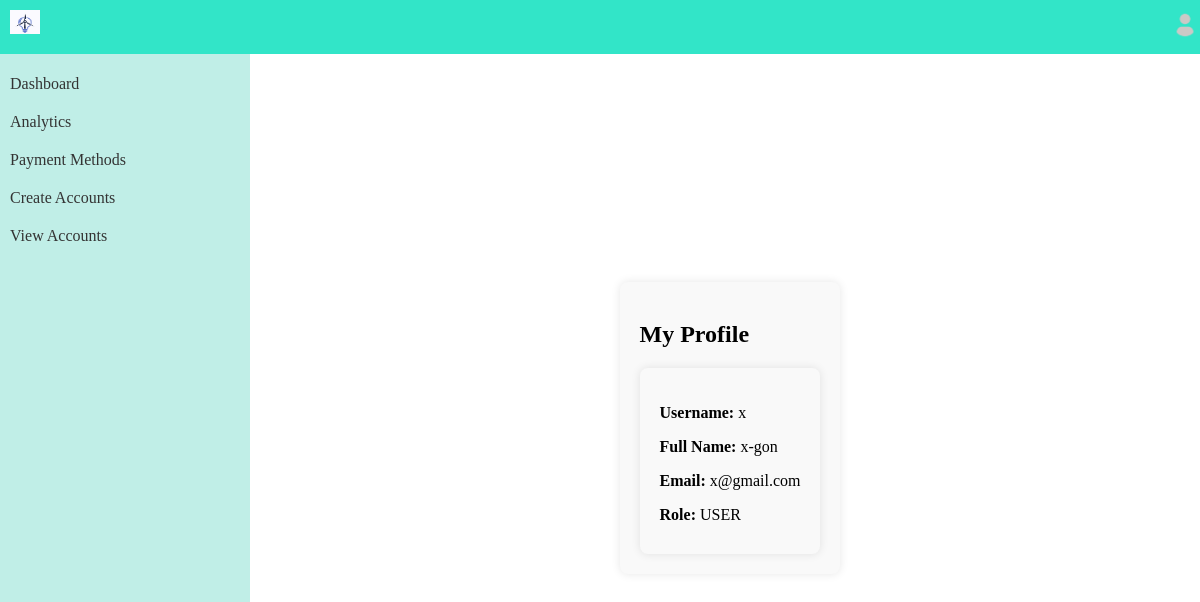
The app's page /dashboard/a_my_profile.php (signed in) with its own data.
### tables this page shows
CREATE TABLE `users` (
  `uid` int(75) NOT NULL,
  `uName` varchar(75) NOT NULL,
  `fullName` text NOT NULL,
  `email` varchar(75) NOT NULL,
  `password` varchar(100) NOT NULL,
  `role` text NOT NULL
);

### dashboard/a_my_profile.php (the view, shortened to what this page needs)
<!DOCTYPE html>
<html>
<head>
    <link rel="stylesheet" type="text/css" href="profile.css">
    <link rel="stylesheet" type="text/css" href="dashboard.css">
</head>
<body>
    <div class="navbar">
        <div class="logo">
            <a class="navbar-brand" href="a_dashboard.php">
      <img src="images\logo.jpg" alt="Logo" width="30" height="24">
    </a>
        </div>
        <div class="user-menu">
            <img class="user-img" src="images\no_usr.png" alt="User Image">
        </div>
    </div>
    <div class="sidebar">
        <a href="a_dashboard.php">Dashboard</a>
        <a href="a_analytics.php">Analytics</a>
        <a href="a_paymentMethod.php">Payment Methods</a>
        <a href="a_createAccount.php">Create Accounts</a>
        <a href="a_viewAccounts.php">View Accounts</a>
    </div>
    <div class="content">
        <div class="profile-container">
            <div class="profile-info">
                <?php
                    include "connect.php";
                    if (isset($_SESSION['username'])) {
                        $username = $_SESSION['username'];
                        $sql = "SELECT * FROM users WHERE uName = ?";
                        $stmt = $connect->prepare($sql);
                        $stmt->bind_param("s", $username);
                        $stmt->execute();
                        $result = $stmt->get_result();
                        if ($result->num_rows == 1) {
                            $user = $result->fetch_assoc();
                            $fullName = $user['fullName'];
                            $email = $user['email'];
                            $role = $user['role'];
                            echo "<h2>My Profile</h2>";
                            echo "<div class='profile-info'>";
                            echo "<p><strong>Username:</strong> $username</p>";
                            echo "<p><strong>Full Name:</strong> $fullName</p>";
                            echo "<p><strong>Email:</strong> $email</p>";
                            echo "<p><strong>Role:</strong> $role</p>";
                            echo "</div>";
                        } else {
                            echo "User not found.";
                        }
                    } else {
                        echo "User not logged in.";
                    }
                ?>
            </div>
        </div>
    </div>
</body>
</html>

### dashboard/profile.css (style rules this page uses)
.profile-container { display: flex; justify-content: center; align-items: center; height: 100vh; }
.profile-info { background-color: #f9f9f9; padding: 20px; border-radius: 8px; box-shadow: 0 0 10px rgba(0, 0, 0, 0.1); max-width: 400px; }
.profile-info h2 { margin-bottom: 20px; }
.profile-info p { margin-bottom: 10px; }

### dashboard/dashboard.css (style rules this page uses)
.navbar { background-color: rgb(50, 229, 200); color: white; display: flex; justify-content: space-between; padding: 10px; position: fixed; top: 0; left: 0; width: 100%; z-index: 999; }
.logo { font-size: 20px; font-weight: bold; }
.user-menu { position: relative; display: inline-block; }
.user-img { width: 30px; height: 30px; border-radius: 50%; margin-right: 10px; }
.sidebar { height: 100%; width: 250px; background-color: #c0eee7; padding-top: 20px; position: fixed; top: 45px; left: 0; }
.sidebar a { padding: 10px; display: block; text-decoration: none; color: #333; }
.content { margin-left: 260px; padding: 20px; }

### records on screen
users: fullName "x-gon", email "x@gmail.com", role "USER"

### other values on screen
$username "x"
